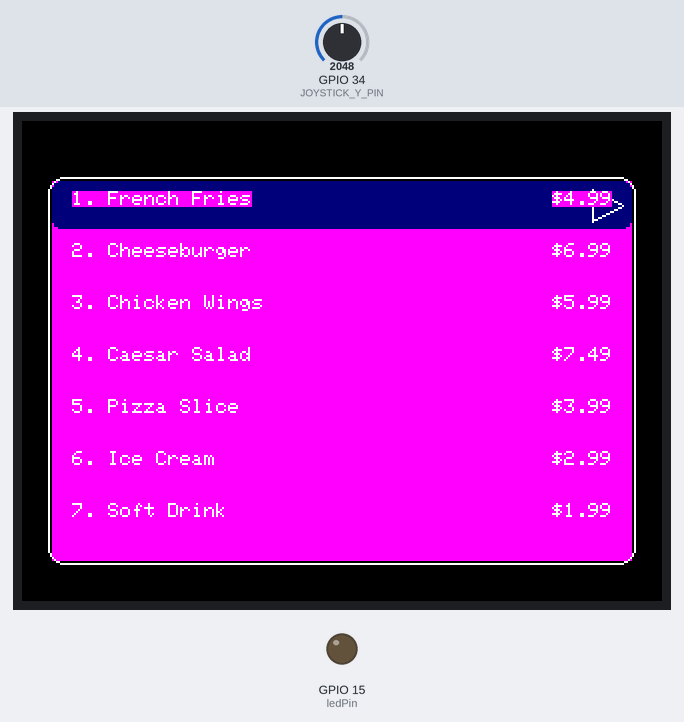
A sketch run on a simulated ESP32. Parts: 320×240 colour display, output pins drawn as LEDs (lit = HIGH). The inputs (shaded band) are chosen by the test bench; at power-on: GPIO 34 (JOYSTICK_Y_PIN) = 2048 (analog values on the 0–4095 scale). WiFi joins after 1.5 s; servers stay silent unless stated; what the sketch prints to the serial monitor is not drawn.

Above: at 0.4 s.
At 3.0 s:
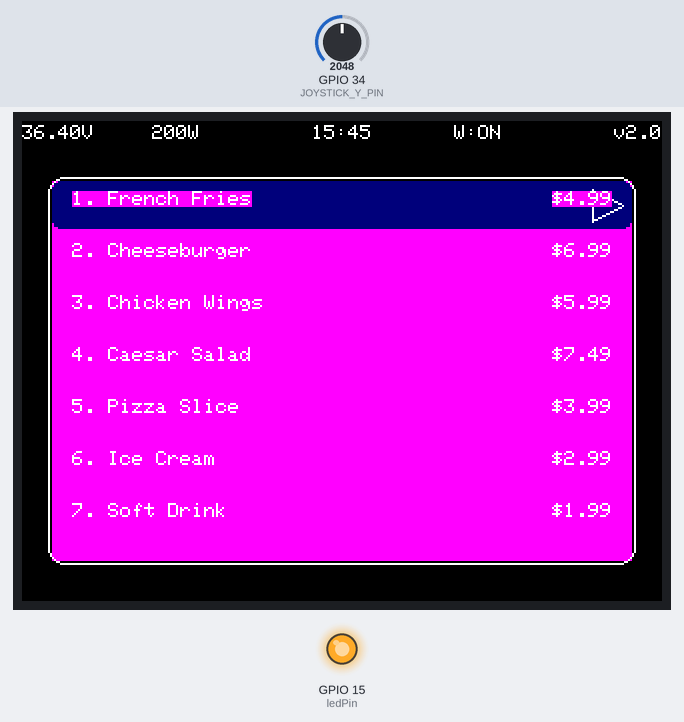
3.1 s: GPIO 34 (JOYSTICK_Y_PIN) set to 2970
4.6 s: GPIO 34 (JOYSTICK_Y_PIN) set to 3073
At 4.96 s:
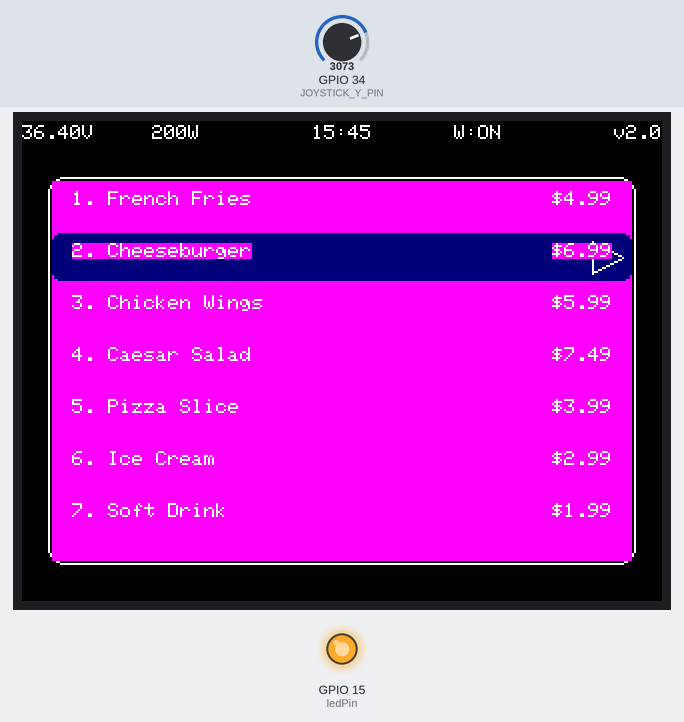
At 7.3 s:
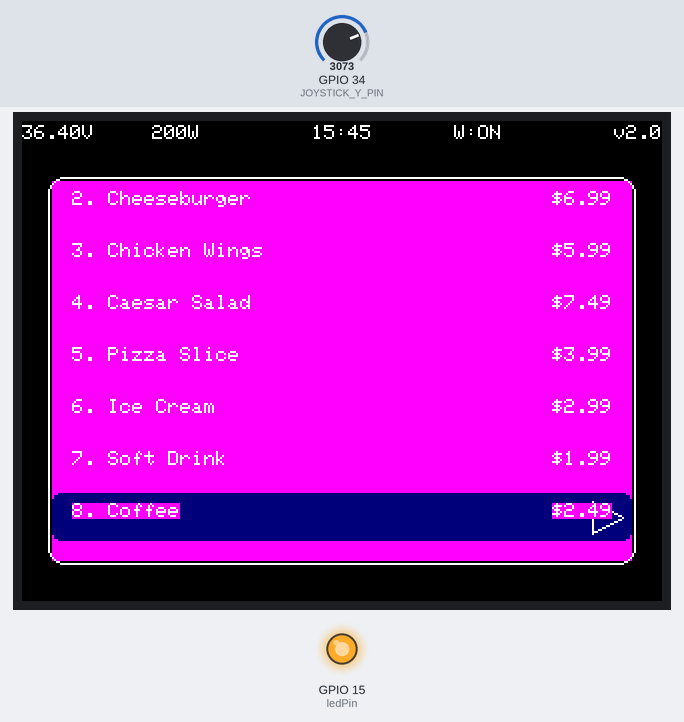
7.4 s: GPIO 34 (JOYSTICK_Y_PIN) set to 2960
8.9 s: GPIO 34 (JOYSTICK_Y_PIN) set to 3040
Timing chart, 0 to 11.9 s (numbered marks = the images above; inputs shaded):
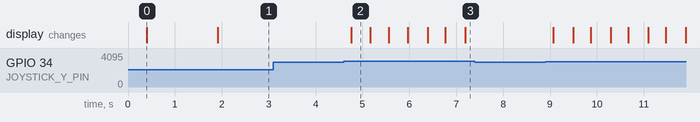

The sketch:

wifi_connected_joystick_tft_screen.ino
```cpp
#include <WiFi.h>
#include <TFT_eSPI.h>

// WiFi Settings
const char* serverSsid = "PRIMENET";
const char* serverPassword = "grabebilis2";
const int ledPin = 15;

// TFT and Joystick Settings
TFT_eSPI tft = TFT_eSPI(320, 240);
TFT_eSprite smaini = TFT_eSprite(&tft);    // Navbar sprite
TFT_eSprite menuSprite = TFT_eSprite(&tft); // Menu sprite

#define JOYSTICK_Y_PIN 34  // Y-axis pin for up/down movement
#define JOYSTICK_X_PIN 35  // X-axis pin (not used)

const int itemHeight = 24;
const int margin = 2;
const int itemTotalHeight = itemHeight + margin;
const int visibleItems = 7; // Corrected to fit 7 items in 190px height
int selectedIndex = 0;
int scrollOffset = 0;

String voltage_str, power_str;

struct MenuItem {
  String name;
  String price;
};

MenuItem menuItems[8] = {
  {"1. French Fries", "$4.99"},
  {"2. Cheeseburger", "$6.99"},
  {"3. Chicken Wings", "$5.99"},
  {"4. Caesar Salad", "$7.49"},
  {"5. Pizza Slice", "$3.99"},
  {"6. Ice Cream", "$2.99"},
  {"7. Soft Drink", "$1.99"},
  {"8. Coffee", "$2.49"}
};

// Function prototypes
void connectToServerWiFi();
void drawMenu();
void handleJoystickInput();
void Mainscreen();
void Mainscreen_info();

void setup() {
  Serial.begin(115200);

  // Initialize LED pin
  pinMode(ledPin, OUTPUT);
  digitalWrite(ledPin, LOW);

  // Initialize TFT display
  tft.init();
  tft.fillScreen(TFT_BLACK);
  tft.setRotation(0);
  tft.invertDisplay(false);
  analogReadResolution(12);

  // Initialize sprites
  smaini.createSprite(320, 15);
  smaini.fillSprite(TFT_BLACK);
  smaini.setTextColor(TFT_WHITE, TFT_BLACK);

  menuSprite.createSprite(290, 190);
  menuSprite.setTextSize(2);

  drawMenu();

  // Connect to WiFi
  connectToServerWiFi();
}

void loop() {
  // Check WiFi connection and reconnect if needed
  if (WiFi.status() != WL_CONNECTED) {
    digitalWrite(ledPin, LOW);
    connectToServerWiFi();
  }

  // Update display and handle joystick input
  Mainscreen();
  handleJoystickInput();
}

void connectToServerWiFi() {
  WiFi.begin(serverSsid, serverPassword);

  int retries = 0;
  while (WiFi.status() != WL_CONNECTED && retries < 10) {
    delay(500);
    Serial.print(".");
    retries++;
  }

  if (WiFi.status() == WL_CONNECTED) {
    Serial.println("\nWiFi connected");
    digitalWrite(ledPin, HIGH);
  } else {
    Serial.println("\nWiFi connection failed");
    digitalWrite(ledPin, LOW);
  }
}

void drawMenu() {
  menuSprite.fillSprite(TFT_MAGENTA);
  menuSprite.setTextColor(TFT_WHITE, TFT_MAGENTA);
  menuSprite.setTextSize(1);

  for(int i = 0; i < visibleItems; i++) {
    int actualIndex = i + scrollOffset;
    if(actualIndex >= 8) break;

    int y = i * itemTotalHeight;

    if(actualIndex == selectedIndex) {
      menuSprite.fillRoundRect(0, y, 290, itemHeight, 4, TFT_NAVY);
      menuSprite.drawTriangle(270, y + itemHeight/2 - 8,
                              270, y + itemHeight/2 + 8,
                              285, y + itemHeight/2, TFT_WHITE);
    }

    menuSprite.setTextDatum(TL_DATUM);
    menuSprite.drawString(menuItems[actualIndex].name, 10, y + 5);
    menuSprite.setTextDatum(TR_DATUM);
    menuSprite.drawString(menuItems[actualIndex].price, 280, y + 5);
  }

  menuSprite.pushSprite(15, 30);
  tft.drawRoundRect(13, 28, 294, 194, 8, TFT_WHITE);
}

void handleJoystickInput() {
  int val = analogRead(JOYSTICK_Y_PIN);
  static unsigned long lastPressTime = 0;

  if (millis() - lastPressTime < 200) return;

  if (val < 1000) { // Up movement (joystick values are inverted)
    lastPressTime = millis();
    if (selectedIndex > 0) {
      selectedIndex--;
      if (selectedIndex < scrollOffset) scrollOffset = selectedIndex;
    }
    drawMenu();
  }
  else if (val > 3000) { // Down movement
    lastPressTime = millis();
    if (selectedIndex < 7) {
      selectedIndex++;
      if (selectedIndex >= scrollOffset + visibleItems)
        scrollOffset = selectedIndex - visibleItems + 1;
    }
    drawMenu();
  }
}

void Mainscreen_info() {
  smaini.fillSprite(TFT_BLACK);
  smaini.setTextDatum(TL_DATUM);
  smaini.setTextSize(1);
  voltage_str = "36.40V";
  smaini.drawString(voltage_str, 0, 2);
  power_str = "200W";
  smaini.drawString(power_str, 65, 2);
  smaini.setTextDatum(TC_DATUM);
  smaini.drawString("15:45", 160, 2);

  // WiFi status
  String wifiStatus_str = (WiFi.status() == WL_CONNECTED) ? "W:ON" : "W:OFF";
  smaini.setTextDatum(TR_DATUM);
  smaini.drawString(wifiStatus_str, 240, 2);

  // Version
  smaini.drawString("v2.0", 320, 2);
  smaini.pushSprite(0, 0);
}

void Mainscreen() {
  static unsigned long prmillis2 = 0;
  if (millis() - prmillis2 >= 150) {
    prmillis2 = millis();
    Mainscreen_info();
  }
}
```

Measured:
- the behaviour switches between 3000 and 3001 on GPIO 34 (JOYSTICK_Y_PIN) (found by bisection; images 1 and 2)
- after the input at 3.1 s, every drawn part: stays the same
- after the input at 4.6 s, the display: changes after 0.17 s (image 2)
- after the input at 7.4 s, every drawn part: stays the same
- what the display in image 0 shows lasts 1.5 s, from 0.4 s to 1.9 s
